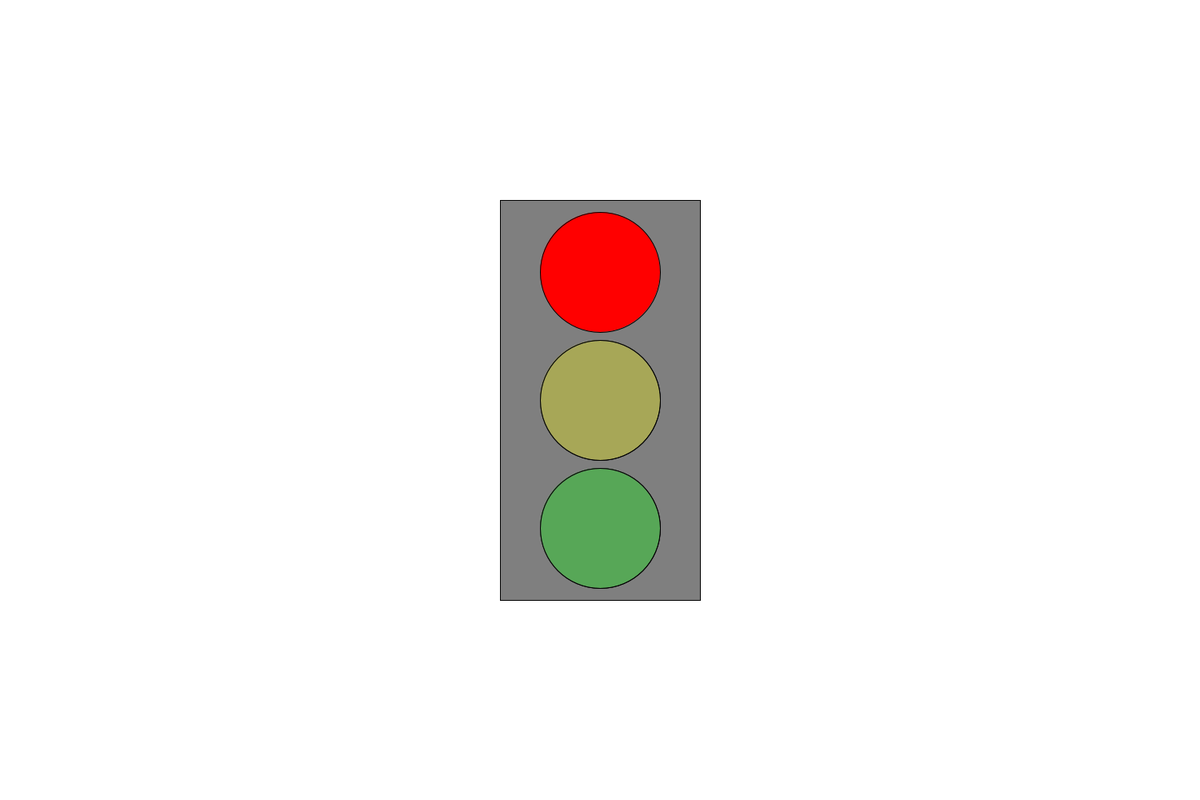
Frame 1 (no input)
Frame 60 (the mouse pressed at the canvas centre just before this capture): identical to frame 1, image omitted
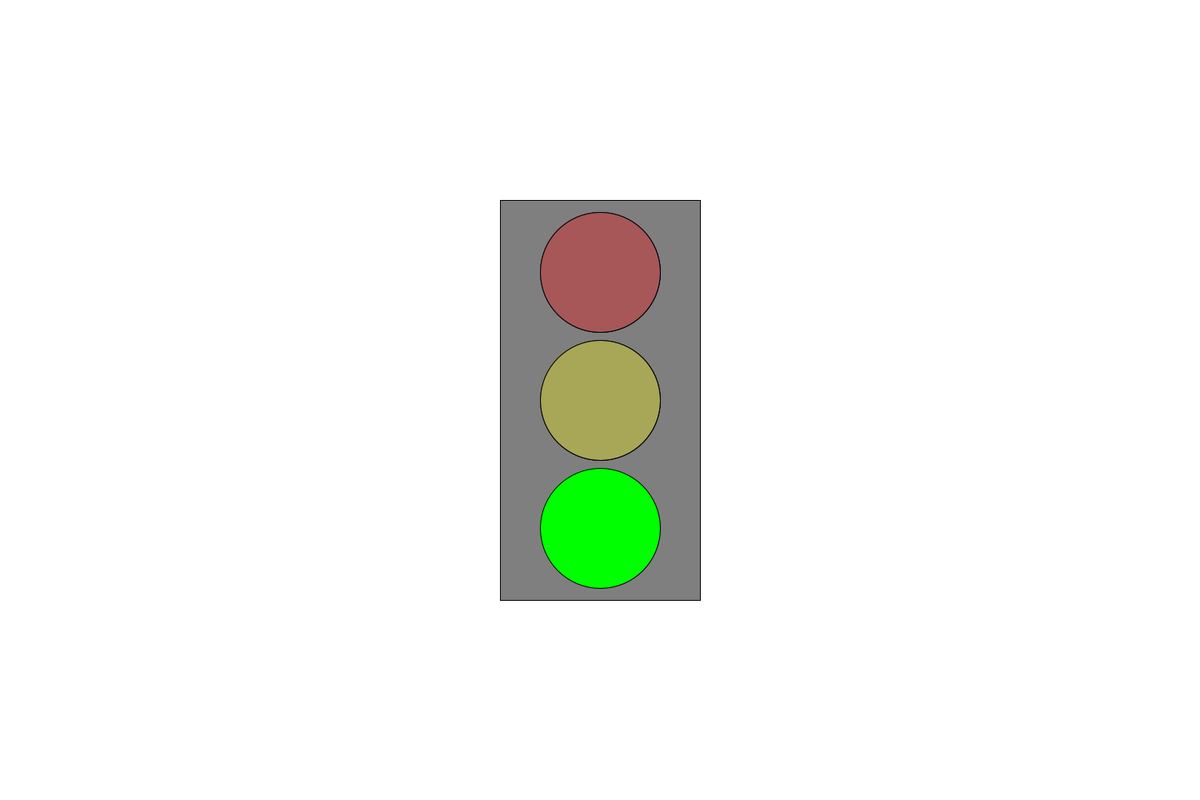
Frame 120 (the mouse held since frame 60 and released just before this capture)

The Processing sketch that drew these frames (run headless with seeded random() and noise(); from frame 60 on, the mouse is pressed at the canvas centre):

// Processing sketch: Task_3
// ── Task_3.pde
color red = color(255,0,0);
color yellow = color(255,255,0);
color green = color(0,255,0);
color background = color(127);
float lightWidth = 150;
float spacing = 10;

boolean redIsOn = true;
boolean yellowIsOn = false;

float savedTime;
float timer = 1500;

void setup()
{
  size(1500,1000);
  
  savedTime = millis();
}

void draw()
{
  background(255);
  fill(background);
  rectMode(CENTER);
  rect(width/2, height/2, 250, 500);
  
  if (isTimerFinished() == true)
  {
    redIsOn = !redIsOn;
    savedTime = millis();
  }
  
  drawSingleLight(width/2, height/2 - lightWidth - spacing, lightWidth, red, redIsOn);
  drawSingleLight(width/2, height/2, lightWidth, yellow, yellowIsOn);
  drawSingleLight(width/2, height/2 + lightWidth + spacing, lightWidth, green, !redIsOn);
}

void drawSingleLight(float posX, float posY, float w, color c, boolean isOn)
{
  //draw circle on position with declared color
   fill(c);
   ellipse(posX, posY, w, w);
   
   if (!isOn)
   {
     //draw grey circle on top of other cirle if isOn is false
     fill(127,175);
     ellipse(posX, posY, w, w);
   }
}

boolean isTimerFinished()
{
  return savedTime < millis() - timer; 
}
